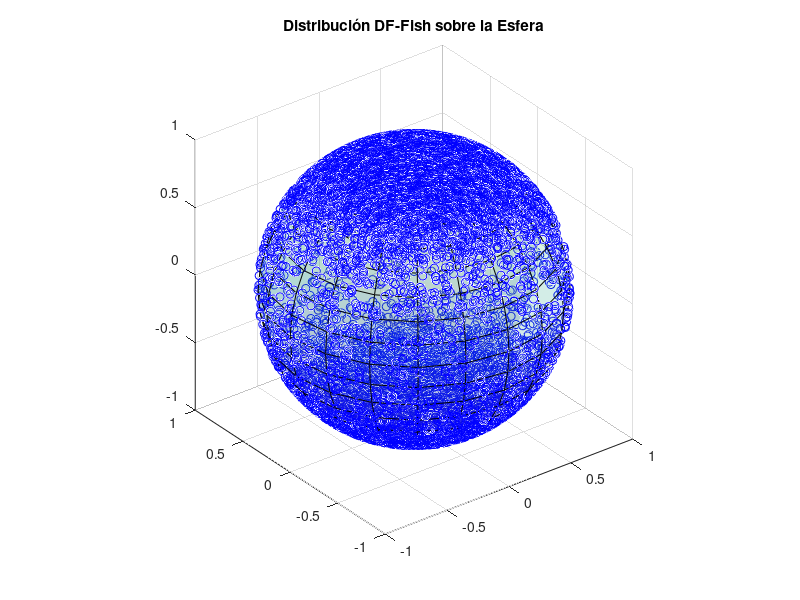

The MATLAB source for this figure:
%------------------------------------------------------------------------------------------------
%GENERACIÓN DE UNA VARIABLE ALEATORIA SEGÚN LA DISTRIBUCIÓN DIMROTH-WATSON (DW)
%USANDO EL METODO DE FISH
%-----------------------------------------------------------------------------------------------

clear all

gamma = 5; % Parámetro de concentración, puede ser cualquier valor de R
n = 25000; % Número de muestras a generar

X=[]; %Inicializamos un vector vacío donde guardaremos las muestras

if gamma > 0 % Bipolar
     C=1/(exp(gamma)-1); % Constante normalizadora

    while length(X)< n
        U1 = rand(n,1); U2 = rand(n,1);
        X0 = log(U1/C+1)/gamma;
        X1 = X0(U2 <= exp(gamma*(X0.^2-X0))); %Criterio de aceptación-rechazo
        U = rand(length(X1),1);
        X1 = X1.*((U<1/2)-(U>=1/2)); %Simetria respecto al ecuador
        X = [X; X1]; % Añadir las muestras aceptadas al conjunto X
    end

else %Girdle
     c1 = sqrt(abs(gamma)); % Constantes normalizadoras
     c2 = atan(c1);
    while length(X)< n
        U1 = rand(n,1); U2 = rand(n,1);
        X0 = tan(c2*U1)/c1;
        X1 = X0(U2 <= (1-gamma*X0.^2).*exp(gamma*X0.^2)); %Criterio de aceptación-rechazo
        U = rand(length(X1),1);
        X1 = X1.*((U<1/2)-(U>=1/2)); %Simetria respecto al ecuador
        X = [X; X1]; %  Añadir las muestras aceptadas al conjunto X
    end
end

%Corresponde al cos(polar)
X = X(1:n); % Asegurar que solo tenemos exactamente n muestras

%Construimos el vector final Y
phi = 2*pi*rand(n,1);
sx=sqrt(1-X.^2); %Corresponde al sin(polar)
Y=[cos(phi).*sx,sin(phi).*sx,X];

    % Graficar las muestras en una esfera (S_{2})
    figure;
    x=Y(:,1); y=Y(:,2); z=Y(:,3); 
    plot3(x,y,z,'bo')
    title('Distribución DF-Fish sobre la Esfera')
    hold on
    [x2,y2,z2] = sphere;
    obj= surf(x2,y2,z2);
    set(obj,'FaceAlpha',0.2)
    axis equal;
    grid on;
    hold off
